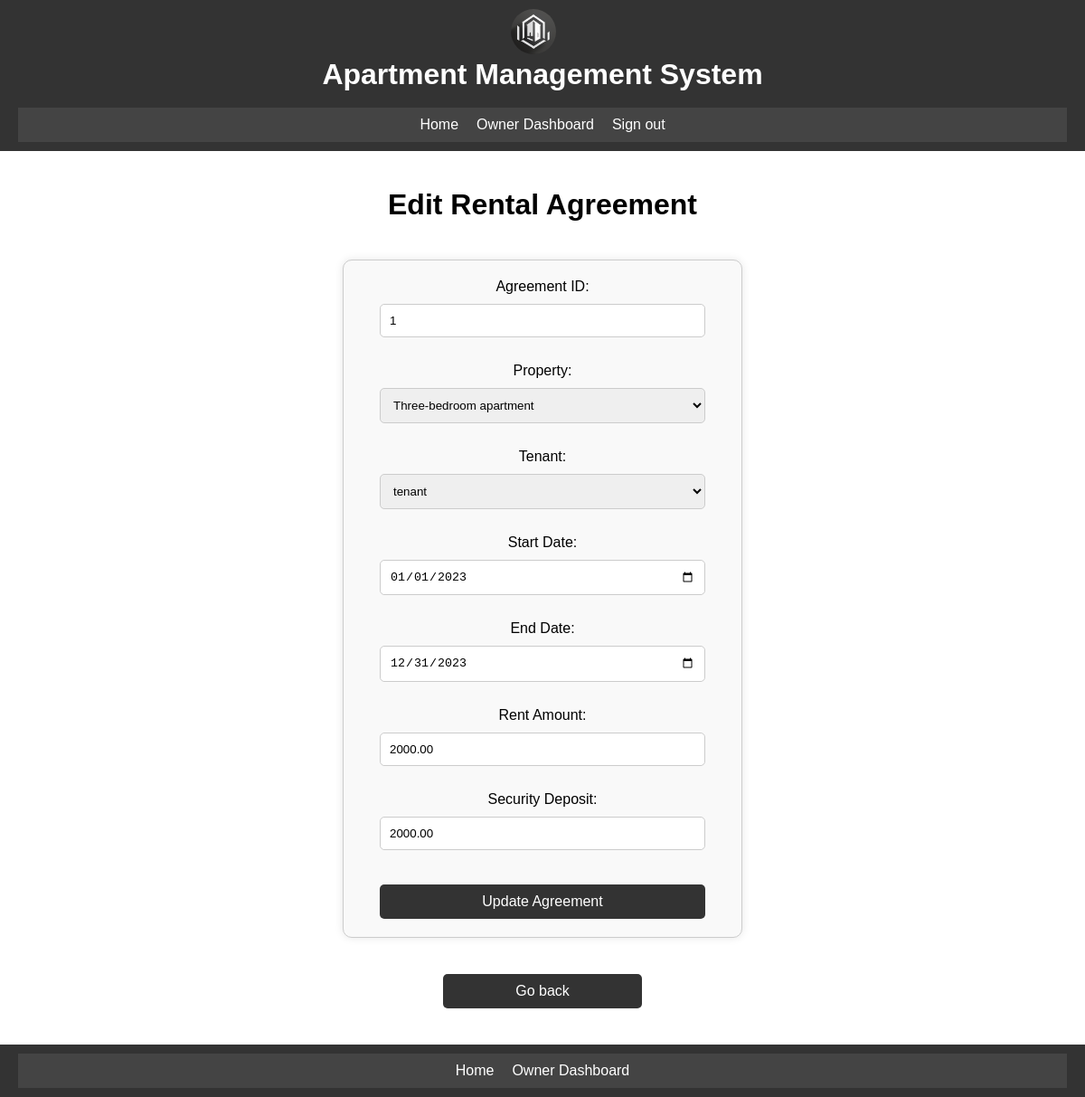
/rental/edit_agreement.php?agreement_id=1 (signed in), run on the app's committed database.
### tables this page shows
CREATE TABLE `RentalAgreements` (
  `agreement_id` int PRIMARY KEY AUTO_INCREMENT,
  `property_id` int,
  `tenant_id` int,
  `start_date` date NOT NULL,
  `end_date` date NOT NULL,
  `rent_amount` decimal(10,2) NOT NULL,
  `security_deposit` decimal(10,2) NOT NULL
);

CREATE TABLE `Properties` (
  `property_id` int PRIMARY KEY AUTO_INCREMENT,
  `owner_id` int,
  `address_id` int,
  `type_id` int,
  `number_of_rooms` int NOT NULL,
  `size` float NOT NULL,
  `rental_price` decimal(10,2) NOT NULL,
  `description` text
);

CREATE TABLE `Tenants` (
  `tenant_id` int PRIMARY KEY AUTO_INCREMENT,
  `user_id` int UNIQUE,
  `contact_details` text
);

CREATE TABLE `Users` (
  `user_id` int PRIMARY KEY AUTO_INCREMENT,
  `username` varchar(255) UNIQUE NOT NULL,
  `password_hash` varchar(255) NOT NULL,
  `email` varchar(255) UNIQUE NOT NULL
);

### includes/functions.php (called while the page is built, shortened)
<?php
function check_user_role($conn, $user_id, $role) {
    $table = '';
    if ($role === 'administrator') {
        $table = 'Administrators';
    } elseif ($role === 'owner') {
        $table = 'Owners';
    } elseif ($role === 'tenant') {
        $table = 'Tenants';
    }
    if ($table) {
        $sql = "SELECT * FROM $table WHERE user_id='$user_id'";
        $result = $conn->query($sql);
        if ($result->num_rows > 0) {
            return true;
        }
    }
    return false;
}
if (isset($_SESSION['user_id'])) {
    $user_id = $_SESSION['user_id'];
    $is_tenant = check_user_role($conn, $user_id, 'tenant');
} else {
    $user_id = null;
    $is_admin = false;
    $is_tenant = false;
    $is_owner = false;
}
?>

### rental/edit_agreement.php (the view, shortened to what this page needs)
<?php
include($_SERVER['DOCUMENT_ROOT'] . '/ApartmentManagement/auth.php');
include($_SERVER['DOCUMENT_ROOT'] . '/ApartmentManagement/includes/db.php');
include($_SERVER['DOCUMENT_ROOT'] . '/ApartmentManagement/includes/functions.php');
$agreement_id = isset($_GET['agreement_id']) ? $_GET['agreement_id'] : (isset($_POST['agreement_id']) ? $_POST['agreement_id'] : null);
if ($_SERVER['REQUEST_METHOD'] == 'POST' && $agreement_id) {
    $property_id = sanitize_input($_POST['property_id']);
    $tenant_id = sanitize_input($_POST['tenant_id']);
    $start_date = sanitize_input($_POST['start_date']);
    $end_date = sanitize_input($_POST['end_date']);
    $rent_amount = sanitize_input($_POST['rent_amount']);
    $security_deposit = sanitize_input($_POST['security_deposit']);
    $update_query = "UPDATE RentalAgreements SET property_id = ?, tenant_id = ?, start_date = ?, end_date = ?, rent_amount = ?, security_deposit = ? WHERE agreement_id = ?";
    $stmt = $conn->prepare($update_query);
    $stmt->bind_param("iissddi", $property_id, $tenant_id, $start_date, $end_date, $rent_amount, $security_deposit, $agreement_id);
    if ($stmt->execute()) {
        $message = "Successfully updated rental agreement.";
        $query = "SELECT * FROM RentalAgreements WHERE agreement_id = ?";
        $stmt = $conn->prepare($query);
        $stmt->bind_param("i", $agreement_id);
        $stmt->execute();
        $result = $stmt->get_result();
        $agreement = $result->fetch_assoc();
    } else {
        $message = "Error: " . $conn->error;
    }
} else if ($agreement_id) {
    $query = "SELECT * FROM RentalAgreements WHERE agreement_id = ?";
    $stmt = $conn->prepare($query);
    $stmt->bind_param("i", $agreement_id);
    $stmt->execute();
    $result = $stmt->get_result();
    $agreement = $result->fetch_assoc();
}
$user_id = $_SESSION['user_id'];
$is_admin = check_user_role($conn, $user_id, 'administrator');
$is_owner = check_user_role($conn, $user_id, 'owner');
$properties_query = $is_admin ? "SELECT property_id, description FROM Properties" : "SELECT property_id, description FROM Properties WHERE owner_id = $user_id";
$properties_result = $conn->query($properties_query);
$tenants_query = "SELECT t.tenant_id, u.username FROM Tenants t JOIN Users u ON t.user_id = u.user_id";
$tenants_result = $conn->query($tenants_query);
?>
<!DOCTYPE html>
<html>
<head>
    <link rel="stylesheet" type="text/css" href="/apartmentmanagement/css/styles.css">
</head>
<body>
<?php include($_SERVER['DOCUMENT_ROOT'] . '/ApartmentManagement/includes/header.php'); ?>
<main>
    <h1>Edit Rental Agreement</h1>
    <form method="post">
        <label for="agreement_id">Agreement ID:</label>
        <input type="text" id="agreement_id" name="agreement_id" value="<?= htmlspecialchars($agreement_id) ?>" readonly>
        <br>
        <?php if ($agreement_id && $agreement): ?>
            <label for="property_id">Property:</label>
            <select id="property_id" name="property_id" required>
                <?php while ($row = $properties_result->fetch_assoc()): ?>
                    <option value="<?= $row['property_id'] ?>" <?= $row['property_id'] == $agreement['property_id'] ? 'selected' : '' ?>>
                        <?= htmlspecialchars($row['description']) ?>
                    </option>
                <?php endwhile; ?>
            </select>
            <br>
            <label for="tenant_id">Tenant:</label>
            <select id="tenant_id" name="tenant_id" required>
                <?php while ($row = $tenants_result->fetch_assoc()): ?>
                    <option value="<?= $row['tenant_id'] ?>" <?= $row['tenant_id'] == $agreement['tenant_id'] ? 'selected' : '' ?>>
                        <?= htmlspecialchars($row['username']) ?>
                    </option>
                <?php endwhile; ?>
            </select>
            <br>
            <label for="start_date">Start Date:</label>
            <input type="date" id="start_date" name="start_date" value="<?= htmlspecialchars($agreement['start_date']) ?>" required>
            <br>
            <label for="end_date">End Date:</label>
            <input type="date" id="end_date" name="end_date" value="<?= htmlspecialchars($agreement['end_date']) ?>" required>
            <br>
            <label for="rent_amount">Rent Amount:</label>
            <input type="text" id="rent_amount" name="rent_amount" value="<?= htmlspecialchars($agreement['rent_amount']) ?>" required>
            <br>
            <label for="security_deposit">Security Deposit:</label>
            <input type="text" id="security_deposit" name="security_deposit" value="<?= htmlspecialchars($agreement['security_deposit']) ?>" required>
        <?php endif; ?>
        <br>
        <input type="submit" value="Update Agreement">
    </form>
    <?php
        $back_link = '/apartmentmanagement/index.php';
        if ($is_admin) {
            $back_link = '/apartmentmanagement/rental/view_agreement.php';
        } elseif ($is_tenant) {
            $back_link = '/apartmentmanagement/rental/view_agreement.php';
        } elseif ($is_owner) {
            $back_link = '/apartmentmanagement/rental/view_agreement.php';
        }
    ?>
    <a class="back-button" href="<?php echo $back_link; ?>">Go back</a>
</main>
<?php include($_SERVER['DOCUMENT_ROOT'] . '/ApartmentManagement/includes/footer.php'); ?>
</body>
</html>

### css/styles.css (style rules this page uses)
html, body { height: 100%; margin: 0; }
body { font-family: Arial, sans-serif; display: flex; flex-direction: column; }
main { padding: 20px; flex: 1; display: flex; flex-direction: column; align-items: center; }
.back-button { display: block; width: 200px; margin: 20px auto; padding: 10px; background-color: #333; color: #fff; text-align: center; text-decoration: none; border-radius: 5px; transition: background-color 0.3s; }
form { background: #f9f9f9; padding: 20px; margin: 20px auto; border: 1px solid #ccc; border-radius: 10px; max-width: 400px; width: 100%; box-shadow: 0 0 10px rgba(0, 0, 0, 0.1); display: flex; flex-direction: column; align-items: center; }
form input[type="text"], form input[type="password"], form input[type="date"], form input[type="email"], form input[type="file"], form select { width: 90%; padding: 10px; margin: 10px 0; border: 1px solid #ccc; border-radius: 5px; }
form input[type="submit"], form button { background: #333; color: #fff; padding: 10px 20px; border: none; border-radius: 5px; cursor: pointer; font-size: 16px; margin-top: 10px; width: 90%; text-align: center; }
form input[type="text"], form input[type="date"], form select, form textarea { box-sizing: border-box; }

### data on the page
rentalagreements: property_id "Three-bedroom apartment", tenant_id "tenant", start_date "01/01/2023", end_date "12/31/2023", rent_amount "2000.00", security_deposit "2000.00"
